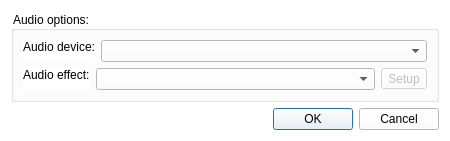
<?xml version="1.0" encoding="UTF-8"?>
<ui version="4.0">
 <class>settings</class>
 <widget class="QDialog" name="settings">
  <property name="geometry">
   <rect>
    <x>0</x>
    <y>0</y>
    <width>450</width>
    <height>128</height>
   </rect>
  </property>
  <property name="windowTitle">
   <string>Налаштування</string>
  </property>
  <property name="styleSheet">
   <string notr="true">background-color: rgb(255, 255, 255);</string>
  </property>
  <layout class="QGridLayout" name="gridLayout_2">
   <item row="1" column="0">
    <widget class="QDialogButtonBox" name="buttonBox">
     <property name="orientation">
      <enum>Qt::Horizontal</enum>
     </property>
     <property name="standardButtons">
      <set>QDialogButtonBox::Cancel|QDialogButtonBox::Ok</set>
     </property>
    </widget>
   </item>
   <item row="0" column="0">
    <widget class="QGroupBox" name="groupBox_2">
     <property name="title">
      <string>Audio options:</string>
     </property>
     <property name="flat">
      <bool>true</bool>
     </property>
     <layout class="QVBoxLayout" name="verticalLayout">
      <item>
       <layout class="QHBoxLayout" name="_2">
        <item>
         <widget class="QLabel" name="label">
          <property name="sizePolicy">
           <sizepolicy hsizetype="Preferred" vsizetype="Preferred">
            <horstretch>0</horstretch>
            <verstretch>0</verstretch>
           </sizepolicy>
          </property>
          <property name="minimumSize">
           <size>
            <width>10</width>
            <height>0</height>
           </size>
          </property>
          <property name="text">
           <string>Audio device:</string>
          </property>
          <property name="alignment">
           <set>Qt::AlignLeading|Qt::AlignLeft|Qt::AlignTop</set>
          </property>
         </widget>
        </item>
        <item>
         <widget class="QComboBox" name="deviceCombo">
          <property name="sizePolicy">
           <sizepolicy hsizetype="Minimum" vsizetype="Fixed">
            <horstretch>2</horstretch>
            <verstretch>0</verstretch>
           </sizepolicy>
          </property>
          <property name="minimumSize">
           <size>
            <width>10</width>
            <height>0</height>
           </size>
          </property>
          <property name="sizeAdjustPolicy">
           <enum>QComboBox::AdjustToMinimumContentsLength</enum>
          </property>
         </widget>
        </item>
       </layout>
      </item>
      <item>
       <layout class="QHBoxLayout" name="horizontalLayout">
        <item>
         <widget class="QLabel" name="label_6">
          <property name="sizePolicy">
           <sizepolicy hsizetype="Preferred" vsizetype="Preferred">
            <horstretch>0</horstretch>
            <verstretch>0</verstretch>
           </sizepolicy>
          </property>
          <property name="minimumSize">
           <size>
            <width>10</width>
            <height>0</height>
           </size>
          </property>
          <property name="text">
           <string>Audio effect:</string>
          </property>
          <property name="alignment">
           <set>Qt::AlignLeading|Qt::AlignLeft|Qt::AlignTop</set>
          </property>
         </widget>
        </item>
        <item>
         <widget class="QComboBox" name="audioEffectsCombo">
          <property name="sizePolicy">
           <sizepolicy hsizetype="Minimum" vsizetype="Fixed">
            <horstretch>2</horstretch>
            <verstretch>0</verstretch>
           </sizepolicy>
          </property>
          <property name="minimumSize">
           <size>
            <width>10</width>
            <height>0</height>
           </size>
          </property>
          <property name="sizeAdjustPolicy">
           <enum>QComboBox::AdjustToMinimumContentsLength</enum>
          </property>
         </widget>
        </item>
        <item>
         <widget class="QToolButton" name="effectButton">
          <property name="enabled">
           <bool>false</bool>
          </property>
          <property name="text">
           <string>Setup</string>
          </property>
         </widget>
        </item>
       </layout>
      </item>
     </layout>
    </widget>
   </item>
  </layout>
 </widget>
 <resources/>
 <connections>
  <connection>
   <sender>buttonBox</sender>
   <signal>accepted()</signal>
   <receiver>settings</receiver>
   <slot>accept()</slot>
   <hints>
    <hint type="sourcelabel">
     <x>198</x>
     <y>608</y>
    </hint>
    <hint type="destinationlabel">
     <x>447</x>
     <y>101</y>
    </hint>
   </hints>
  </connection>
  <connection>
   <sender>buttonBox</sender>
   <signal>rejected()</signal>
   <receiver>settings</receiver>
   <slot>reject()</slot>
   <hints>
    <hint type="sourcelabel">
     <x>201</x>
     <y>603</y>
    </hint>
    <hint type="destinationlabel">
     <x>447</x>
     <y>228</y>
    </hint>
   </hints>
  </connection>
 </connections>
</ui>
